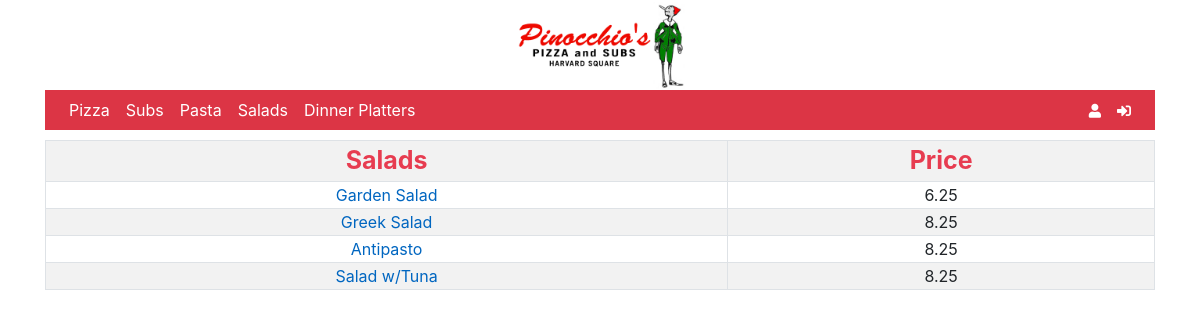
/menu_salads, run on the app's committed database.
### orders/models.py (models this page shows, shortened)
class Food(models.Model):
    name = models.CharField(max_length=64, verbose_name="Food")
    category = models.ForeignKey(Category, on_delete=models.CASCADE, related_name='food_category')
    size = models.ForeignKey(Size, on_delete=models.CASCADE, related_name='food_size', blank=True, null=True)
    type = models.ForeignKey(PizzaType, on_delete=models.CASCADE, related_name='pizza_type', blank=True, null=True)
    select_toppings = models.ForeignKey(ToppingNumber, on_delete=models.CASCADE, related_name='pizza_topping_number',
                                        blank=True, null=True)
    price = models.ForeignKey(Price, on_delete=models.CASCADE, related_name='food_price')
    extra = models.BooleanField(default=False)

class Price(models.Model):
    price = models.DecimalField(max_digits=6, decimal_places=2)
    def __str__(self):
        return f"{self.price}"

### orders/views.py (the view)
# urls.py: path("menu_salads", views.menu_salads, name="menu_salads"),
def menu_salads(request):
    username = request.user.username
    context = {
        "salads": Food.objects.filter(category__name__icontains="Salads"),
        "cart_count": cart_count(username)
    }
    return render(request, "orders/menu_salads.html", context)

### orders/views.py (called while the page is built)
def cart_count(username):
    try:
        cart1 = OrderNumber.objects.get(username=username, in_cart=True)
    except OrderNumber.MultipleObjectsReturned:
        raise Http404("More than one cart found.")
    except OrderNumber.DoesNotExist:
        return 0
    else:
        return cart1.order_items.exclude(extra=True).count()

### orders/templates/orders/menu_salads.html (shortened to what this page needs)
{% extends 'orders/base.html' %}
{% block content %}
    <table class="table-striped table-bordered table-hover table-condensed col-sm-12">
        <th class="text-center">Salads</th><th class="text-center">Price</th>
        {% for salads in salads %}
            <tr>
                <td class="text-center"><a href="{% url 'salads' salads.id %}">{{ salads.name }}</a>
                </td><td class="text-center">{{ salads.price }}</td>
            </tr>
        {% endfor %}
    </table>
{% endblock %}

### orders/static/orders/css/style.css (style rules this page uses)
a { color: #0066c0!important; }
table, td, th { text-align: center; }
th { font-size: 25px; color: #e73c50; }
#cart table, td, th { text-align: left; }

### data on the page
Food: name "Garden Salad", price "6.25"
Food: name "Greek Salad", price "8.25"
Food: name "Antipasto", price "8.25"
Food: name "Salad w/Tuna", price "8.25"
